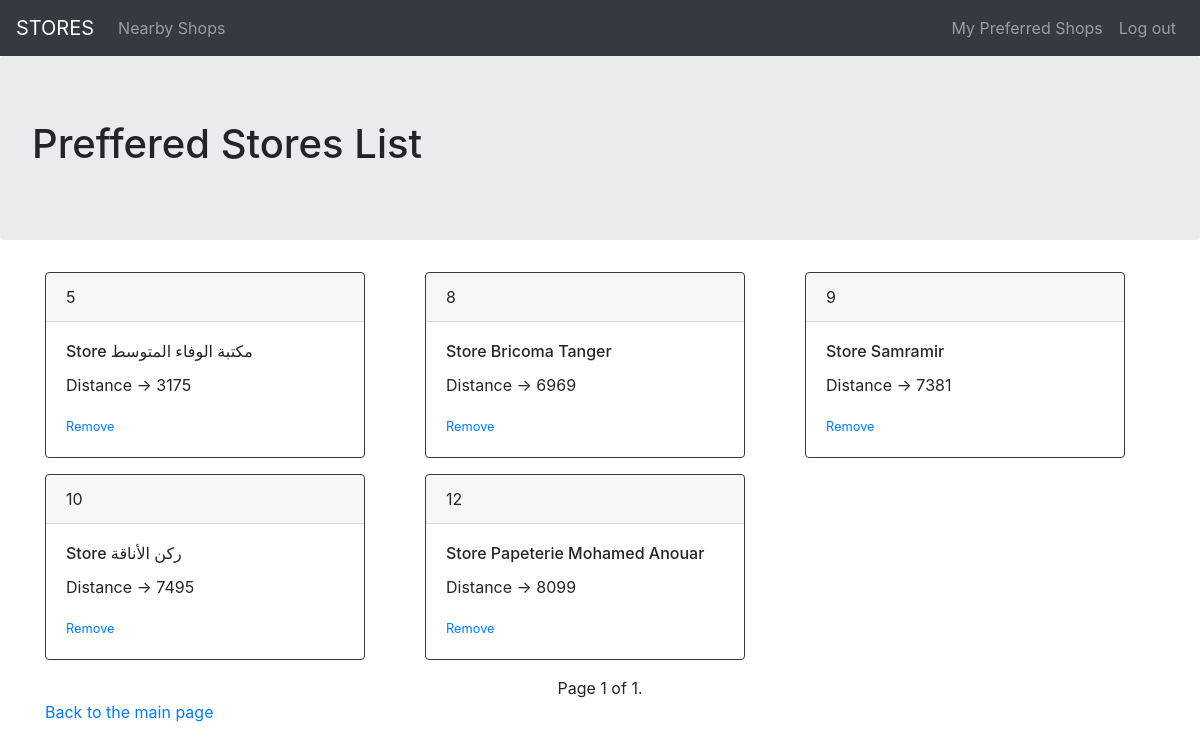
Before: /prefferedPage/ (signed in) with the older database file.
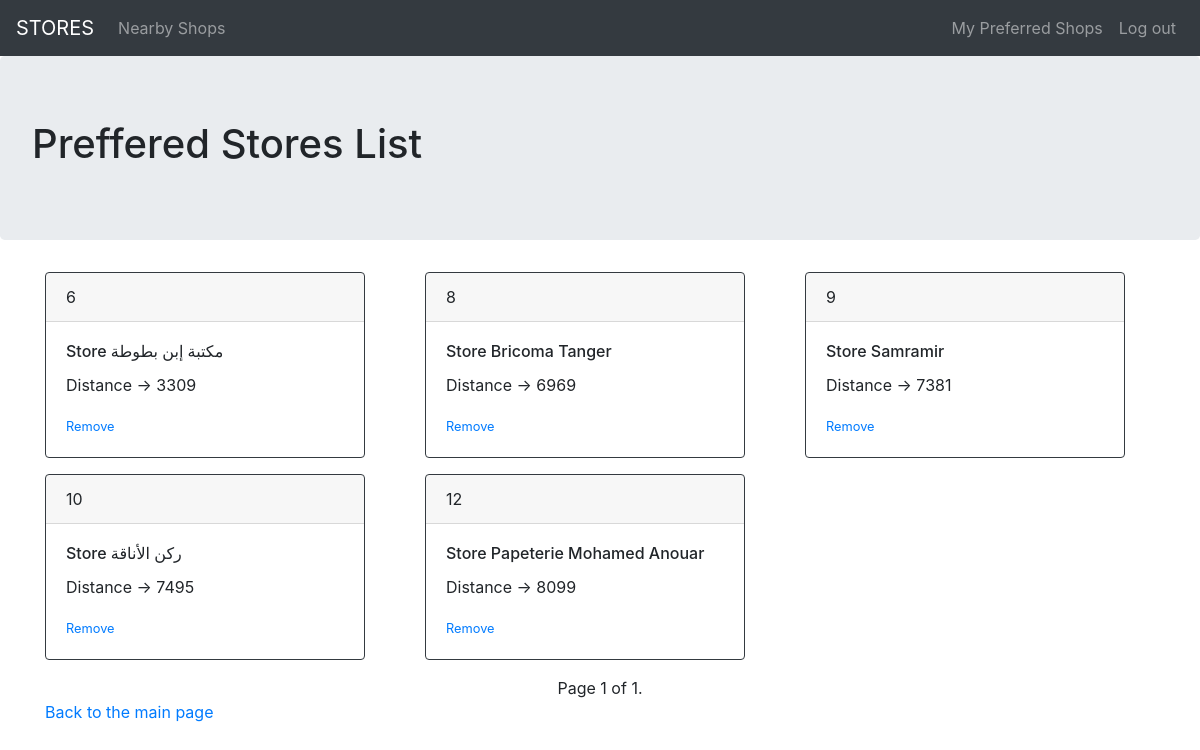
After: the same page with the newer database file.
### stores/models.py (models this page shows, shortened)
class Store(models.Model):
    name = models.CharField(max_length=120)
    distance = models.IntegerField(default=0)
    users = models.ManyToManyField(User, related_name='stores')
    is_preffered = models.BooleanField(default=False)
    is_blocked = models.BooleanField(default=False)
    date = models.DateTimeField(default=datetime.datetime.now)

### stores/views.py (the view)
# urls.py: path('prefferedPage/', views.favorites, name='favorite'),
def favorites(request):
    current_user = User.objects.get(pk=request.user.id)
    pstores = current_user.stores.filter(is_preffered=True)
    paginator = Paginator(pstores, 10)
    page = request.GET.get('page')
    stores = paginator.get_page(page)
    return render(request, 'stores/prefferedPage.html', {'pstores' : stores})

### stores/templates/stores/prefferedPage.html (shortened to what this page needs)
{% extends 'stores/base.html' %}
    {% block top %}
        <h1>Preffered Stores List</h1>
    {% endblock %}
    {% block body %}
        <div class="container">
        <div class="row">
                {% for pstore in pstores %}
                <div class="col-4">
                    <div class="card border-dark mb-3" style="max-width: 20rem;">
                            <div class="card-header">{{ pstore.id }}</div>
                            <div class="card-body">
                              <h6 class="card-title">Store {{ pstore.name }}</h6>
                              <p class="card-text">Distance -> {{ pstore.distance }}</p>
                              <small><a href="store_id={{ pstore.id }}">Remove</a></small>
                            </div>
                    </div>
                </div>
            {% endfor %}
        </div>
        <div class="pagination" style="display:table;margin-right: auto;
        margin-left: auto;">
                <span class="step-links">
                    <span class="current">
                        Page {{ pstores.number }} of {{ pstores.paginator.num_pages }}.
                    </span>
                </span>
            </div>
            <a href="{% url 'index' %}">Back to the main page</a>
        </div>
    {% endblock %}

### stores/templates/stores/base.html (shortened to what this page needs)
<!DOCTYPE html>
<html>
	<head>
		<link rel="stylesheet" href="https://stackpath.bootstrapcdn.com/bootstrap/4.1.3/css/bootstrap.min.css">
	</head>
	<body>
			<nav class="navbar navbar-expand-lg navbar-dark bg-dark">
					<a class="navbar-brand" href="#">STORES</a>
					<div class="collapse navbar-collapse" id="navbarSupportedContent">
					  <ul class="navbar-nav mr-auto">
						<li class="nav-item">
						  <a class="nav-link" href="{% url 'index' %}">Nearby Shops<span class="sr-only">(current)</span></a>
						</li>
					  </ul>
					  <form class="form-inline my-2 my-lg-0">
							<ul class="navbar-nav mr-auto">
									<li class="nav-item">
									  	<a class="nav-link" href="{% url 'favorite' %}">My Preferred Shops</a>
									</li>
									<li class="nav-item">
										<a class="nav-link" href="{% url 'logout' %}">Log out</a>
									</li>
							</ul>
					  </form>
					</div>
				  </nav>
				  <div class="jumbotron">
					{% block top %}
					{% endblock %}
				  </div>
		{% block body %} {% endblock %}
					<div style="height: 60px"></div>
	</body>
</html>

Changed rows visible on the page:
no longer on this page (row edited): Store: id "5", name "مكتبة الوفاء المتوسط", distance "3175"
now on this page (row edited): Store: id "6", name "مكتبة إبن بطوطة", distance "3309"
